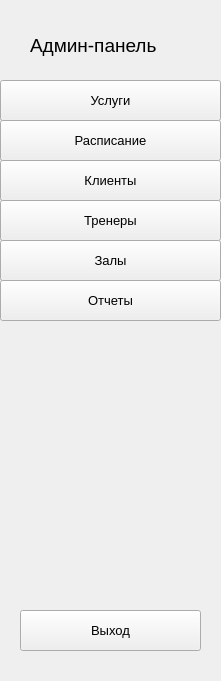
   <widget class="QWidget" name="widget" native="true">
    <property name="geometry">
     <rect>
      <x>20</x>
      <y>10</y>
      <width>221</width>
      <height>681</height>
     </rect>
    </property>
    <widget class="QLabel" name="Adminlabel">
     <property name="geometry">
      <rect>
       <x>30</x>
       <y>20</y>
       <width>151</width>
       <height>51</height>
      </rect>
     </property>
     <property name="font">
      <font>
       <pointsize>14</pointsize>
      </font>
     </property>
     <property name="text">
      <string>Админ-панель</string>
     </property>
    </widget>
    <widget class="QPushButton" name="ServiceButton">
     <property name="geometry">
      <rect>
       <x>0</x>
       <y>80</y>
       <width>221</width>
       <height>41</height>
      </rect>
     </property>
     <property name="font">
      <font>
       <pointsize>10</pointsize>
      </font>
     </property>
     <property name="text">
      <string>Услуги</string>
     </property>
    </widget>
    <widget class="QPushButton" name="ScheduleButton">
     <property name="geometry">
      <rect>
       <x>0</x>
       <y>120</y>
       <width>221</width>
       <height>41</height>
      </rect>
     </property>
     <property name="font">
      <font>
       <pointsize>10</pointsize>
      </font>
     </property>
     <property name="text">
      <string>Расписание</string>
     </property>
    </widget>
    <widget class="QPushButton" name="ClientsButton">
     <property name="geometry">
      <rect>
       <x>0</x>
       <y>160</y>
       <width>221</width>
       <height>41</height>
      </rect>
     </property>
     <property name="font">
      <font>
       <pointsize>10</pointsize>
      </font>
     </property>
     <property name="text">
      <string>Клиенты</string>
     </property>
    </widget>
    <widget class="QPushButton" name="TrainerButton">
     <property name="geometry">
      <rect>
       <x>0</x>
       <y>200</y>
       <width>221</width>
       <height>41</height>
      </rect>
     </property>
     <property name="font">
      <font>
       <pointsize>10</pointsize>
      </font>
     </property>
     <property name="text">
      <string>Тренеры</string>
     </property>
    </widget>
    <widget class="QPushButton" name="HallButton">
     <property name="geometry">
      <rect>
       <x>0</x>
       <y>240</y>
       <width>221</width>
       <height>41</height>
      </rect>
     </property>
     <property name="font">
      <font>
       <pointsize>10</pointsize>
      </font>
     </property>
     <property name="text">
      <string>Залы</string>
     </property>
    </widget>
    <widget class="QPushButton" name="ReportButton">
     <property name="geometry">
      <rect>
       <x>0</x>
       <y>280</y>
       <width>221</width>
       <height>41</height>
      </rect>
     </property>
     <property name="font">
      <font>
       <pointsize>10</pointsize>
      </font>
     </property>
     <property name="text">
      <string>Отчеты</string>
     </property>
    </widget>
    <widget class="QPushButton" name="ExitButton">
     <property name="geometry">
      <rect>
       <x>20</x>
       <y>610</y>
       <width>181</width>
       <height>41</height>
      </rect>
     </property>
     <property name="font">
      <font>
       <pointsize>10</pointsize>
      </font>
     </property>
     <property name="text">
      <string>Выход</string>
     </property>
    </widget>
   </widget>
